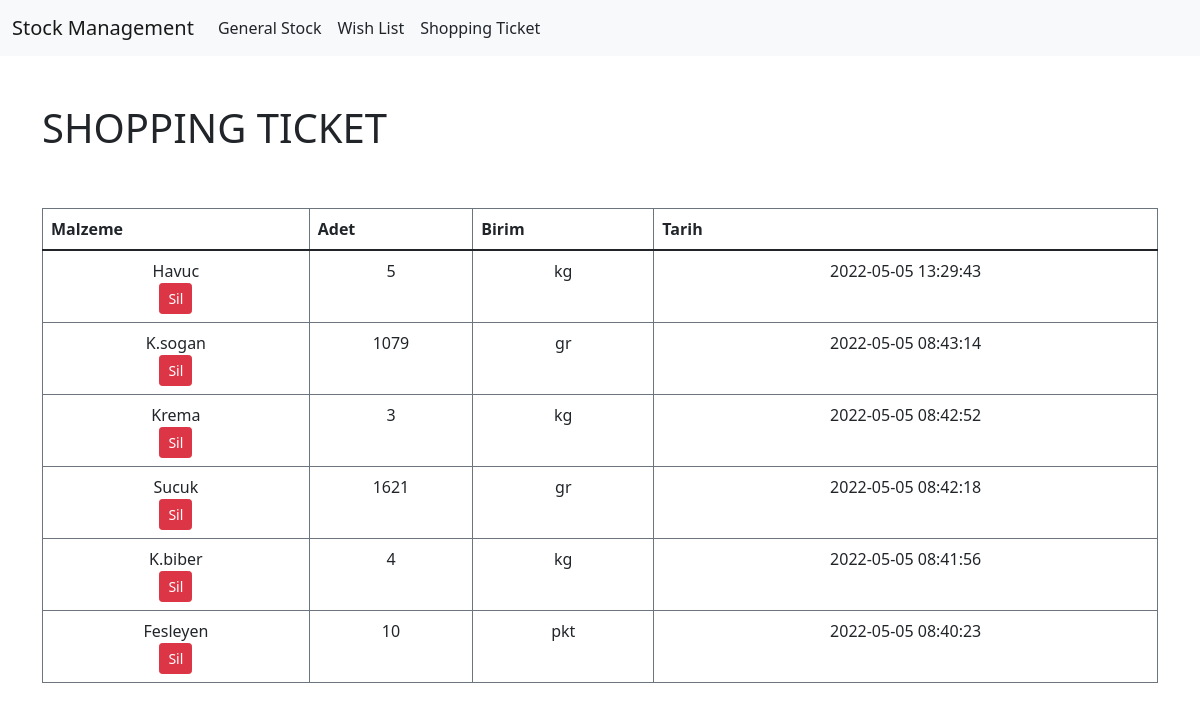
Screenshot of /ticket with the database file from the repository.
### tables this page shows
CREATE TABLE "shoppingTicket"
(
    id       INTEGER
        primary key autoincrement,
    tarih    TIMESTAMP default CURRENT_TIMESTAMP not null,
    malzeme  TEXT    not null,
    adet     INTEGER not null,
    birim    TEXT,
    lokasyon TEXT    not null
);

### app.py (the view)
@app.route('/ticket')
def ticket():
    conn = get_db_connection()
    tickets = conn.execute('SELECT * FROM shoppingTicket ORDER BY tarih DESC')
    return render_template('ticket.html', shoppingTicket=tickets)

### functions.py (called while the page is built)
def get_db_connection():
    conn = sqlite3.connect('database.db')
    conn.row_factory = sqlite3.Row
    return conn

### templates/ticket.html (shortened to what this page needs)
{% extends 'base.html' %}
{% block body %}
    <div class="container table-responsive">
        <h1>SHOPPING TICKET</h1>
        <table class="table table-bordered border-secondary table-hover" style="margin-top: 5%">
            <thead>
            <tr>
                <th scope="col">Malzeme</th>
                <th scope="col">Adet</th>
                <th scope="col">Birim</th>
                <th scope="col">Tarih</th>
            </tr>
            </thead>
            <tbody>
            {% for ticket in shoppingTicket %}
                <tr class="text-center">
                    <td>{{ ticket['malzeme'] }}
                        <div class="row-2 col">
                            <form action="{{ url_for('delete_ticket', id=ticket['id']) }}" method="POST">
                                <input type="submit" value="Sil"
                                       class="btn btn-danger btn-sm"
                                       onclick="return confirm('Are you sure you want to delete this post?')">
                            </form>
                        </div>
                    </td>
                    <td>{{ ticket['adet'] }}</td>
                    <td>{{ ticket['birim'] }}</td>
                    <td>{{ ticket['tarih'] }}</td>
                </tr>
            {% endfor %}
            </tbody>
        </table>
    </div>
{% endblock %}

### rows the page displays
shoppingTicket: malzeme "Havuc", adet "5", birim "kg", tarih "2022-05-05 13:29:43"
shoppingTicket: malzeme "K.sogan", adet "1079", birim "gr", tarih "2022-05-05 08:43:14"
shoppingTicket: malzeme "Krema", adet "3", birim "kg", tarih "2022-05-05 08:42:52"
shoppingTicket: malzeme "Sucuk", adet "1621", birim "gr", tarih "2022-05-05 08:42:18"
shoppingTicket: malzeme "K.biber", adet "4", birim "kg", tarih "2022-05-05 08:41:56"
shoppingTicket: malzeme "Fesleyen", adet "10", birim "pkt", tarih "2022-05-05 08:40:23"
